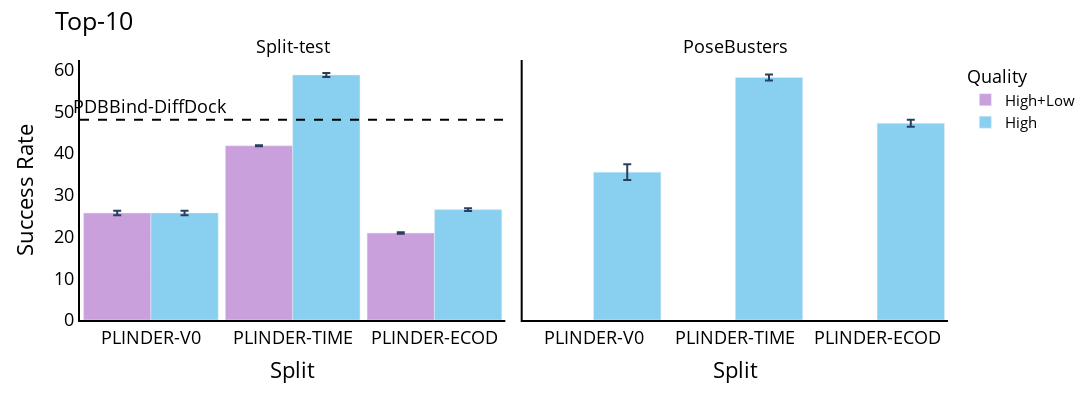

The notebook cell this image was saved under:
### Markdown cell above
#### Figure 1A and 1B: Top 10 Diffdock performance

### Code cell
plot_diffdock_performance_bar(
    perf_leakage,
    pdbbind_diffdock_line=48,  # PDBbind-DiffDock baseline
    posebusters_line=None,
    topn=10)

### Figure 1 — Plotly figure (JSON) as saved in the notebook; plotly's stock layout.template omitted (floating-point values rounded to 4 significant figures)
{"data": [{"alignmentgroup": "True", "error_y": {"array": [0.5278, 0.1265, 0.17], "arrayminus": [0.5278, 0.1265, 0.17]}, "hovertemplate": "Quality=High+Low<br>Test_tag=Split-test<br>Split=%{x}<br>SR-10-mean=%{y}<extra></extra>", "legendgroup": "High+Low", "marker": {"color": "#c9a0dc", "pattern": {"shape": ""}}, "name": "High+Low", "offsetgroup": "High+Low", "orientation": "v", "showlegend": true, "textposition": "auto", "type": "bar", "x": ["PLINDER-V0", "PLINDER-TIME", "PLINDER-ECOD"], "xaxis": "x", "y": [25.67, 41.78, 20.85], "yaxis": "y"}, {"alignmentgroup": "True", "error_y": {"array": [0.5278, 0.4738, 0.315], "arrayminus": [0.5278, 0.4738, 0.315]}, "hovertemplate": "Quality=High<br>Test_tag=Split-test<br>Split=%{x}<br>SR-10-mean=%{y}<extra></extra>", "legendgroup": "High", "marker": {"color": "#89CFF0", "pattern": {"shape": ""}}, "name": "High", "offsetgroup": "High", "orientation": "v", "showlegend": true, "textposition": "auto", "type": "bar", "x": ["PLINDER-V0", "PLINDER-TIME", "PLINDER-ECOD"], "xaxis": "x", "y": [25.67, 58.75, 26.47], "yaxis": "y"}, {"alignmentgroup": "True", "error_y": {"array": [1.865, 0.7239, 0.8457], "arrayminus": [1.865, 0.7239, 0.8457]}, "hovertemplate": "Quality=High<br>Test_tag=PoseBusters<br>Split=%{x}<br>SR-10-mean=%{y}<extra></extra>", "legendgroup": "High", "marker": {"color": "#89CFF0", "pattern": {"shape": ""}}, "name": "High", "offsetgroup": "High", "orientation": "v", "showlegend": false, "textposition": "auto", "type": "bar", "x": ["PLINDER-V0", "PLINDER-TIME", "PLINDER-ECOD"], "xaxis": "x2", "y": [35.46, 58.16, 47.17], "yaxis": "y2"}], "layout": {"annotations": [{"font": {"color": "black", "size": 18}, "showarrow": false, "text": "Split-test", "x": 0.245, "xanchor": "center", "xref": "paper", "y": 1, "yanchor": "bottom", "yref": "paper"}, {"font": {"color": "black", "size": 18}, "showarrow": false, "text": "PoseBusters", "x": 0.755, "xanchor": "center", "xref": "paper", "y": 1, "yanchor": "bottom", "yref": "paper"}, {"align": "left", "font": {"color": "black", "size": 18}, "showarrow": false, "text": "PDBBind-DiffDock", "x": 0.35, "xanchor": "right", "xref": "x domain", "y": 48, "yanchor": "bottom", "yref": "y"}], "bargap": 0.05, "barmode": "group", "font": {"size": 18}, "height": 400, "legend": {"font": {"color": "black", "size": 15}, "title": {"text": "Quality"}, "tracegroupgap": 0}, "margin": {"t": 60}, "paper_bgcolor": "rgba(0,0,0,0)", "plot_bgcolor": "rgba(0, 0, 0, 0)", "shapes": [{"line": {"color": "black", "dash": "dash"}, "type": "line", "x0": 0, "x1": 1, "xref": "x domain", "y0": 48, "y1": 48, "yref": "y"}], "title": {"font": {"color": "black"}, "text": "Top-10"}, "width": 1200, "xaxis": {"anchor": "y", "color": "black", "domain": [0, 0.49], "linecolor": "black", "linewidth": 2, "showline": true, "title": {"text": "Split"}}, "xaxis2": {"anchor": "y2", "color": "black", "domain": [0.51, 1], "linecolor": "black", "linewidth": 2, "matches": "x", "showline": true, "title": {"text": "Split"}}, "yaxis": {"anchor": "x", "color": "black", "domain": [0, 1], "linecolor": "black", "linewidth": 2, "showline": true, "tickfont": {"size": 18}, "title": {"text": "Success Rate"}}, "yaxis2": {"anchor": "x2", "color": "black", "domain": [0, 1], "linecolor": "black", "linewidth": 2, "matches": "y", "showline": true, "showticklabels": false}}}
